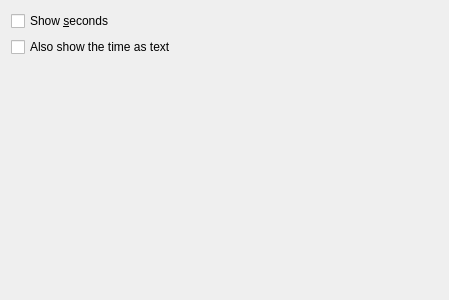
<ui version="4.0" >
 <class>clockConfig</class>
 <widget class="QWidget" name="clockConfig" >
  <property name="geometry" >
   <rect>
    <x>0</x>
    <y>0</y>
    <width>449</width>
    <height>300</height>
   </rect>
  </property>
  <property name="minimumSize" >
   <size>
    <width>400</width>
    <height>300</height>
   </size>
  </property>
  <layout class="QVBoxLayout" name="verticalLayout" >
   <item>
    <widget class="QCheckBox" name="showSecondHandCheckBox" >
     <property name="toolTip" >
      <string>Show the seconds</string>
     </property>
     <property name="whatsThis" >
      <string>Check this if you want to show the seconds.</string>
     </property>
     <property name="text" >
      <string>Show &amp;seconds</string>
     </property>
    </widget>
   </item>
   <item>
    <widget class="QCheckBox" name="showTimeStringCheckBox" >
     <property name="toolTip" >
      <string>Show the time in text</string>
     </property>
     <property name="whatsThis" >
      <string>Check this if you want to display the time as text within the clock.</string>
     </property>
     <property name="text" >
      <string>Also show the time as text</string>
     </property>
    </widget>
   </item>
   <item>
    <spacer name="verticalSpacer" >
     <property name="orientation" >
      <enum>Qt::Vertical</enum>
     </property>
     <property name="sizeType" >
      <enum>QSizePolicy::Minimum</enum>
     </property>
     <property name="sizeHint" stdset="0" >
      <size>
       <width>20</width>
       <height>235</height>
      </size>
     </property>
    </spacer>
   </item>
  </layout>
 </widget>
 <resources/>
 <connections/>
</ui>
